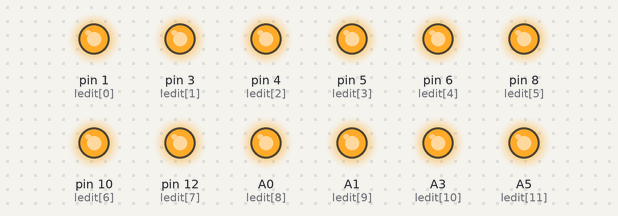
This sketch was run on a simulated Arduino Uno, built with avr-gcc and run on an emulated ATmega328P. On the bench: output pins drawn as LEDs (lit = HIGH).

Above: at 0.2 s.
At 1.7 s:
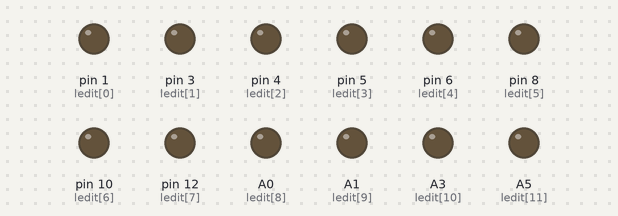
Timing chart, 0 to 3.0 s (numbered marks = the images above):
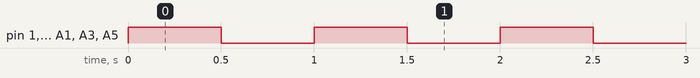

Measured:
- by itself, pin 1 (ledit[0]), pin 3 (ledit[1]), pin 4 (ledit[2]), pin 5 (ledit[3]), pin 6 (ledit[4]), pin 8 (ledit[5]), pin 10 (ledit[6]), pin 12 (ledit[7]), A0 (ledit[8]), A1 (ledit[9]), A3 (ledit[10]), A5 (ledit[11]): alternates HIGH for 0.50 s and LOW for 0.50 s

The sketch:

vilkkuvat_ledit.ino
```cpp
int ledit[] = { 1, 3, 4, 5, 6, 8, 10, 12, A0, A1, A3, A5 };

int ledIndeksi = 0;

void setup() {

  for (int i = 0; i < 12; i = i+1) {
    pinMode(ledit[i], OUTPUT);
  }

}

void loop() {

  for (int i = 0; i < 12; i = i+1) {
    digitalWrite(ledit[i], HIGH);
  }

  delay(500);

  for (int i = 0; i < 12; i = i+1) {
    digitalWrite(ledit[i], LOW);
  }

  delay(500);

}
```
